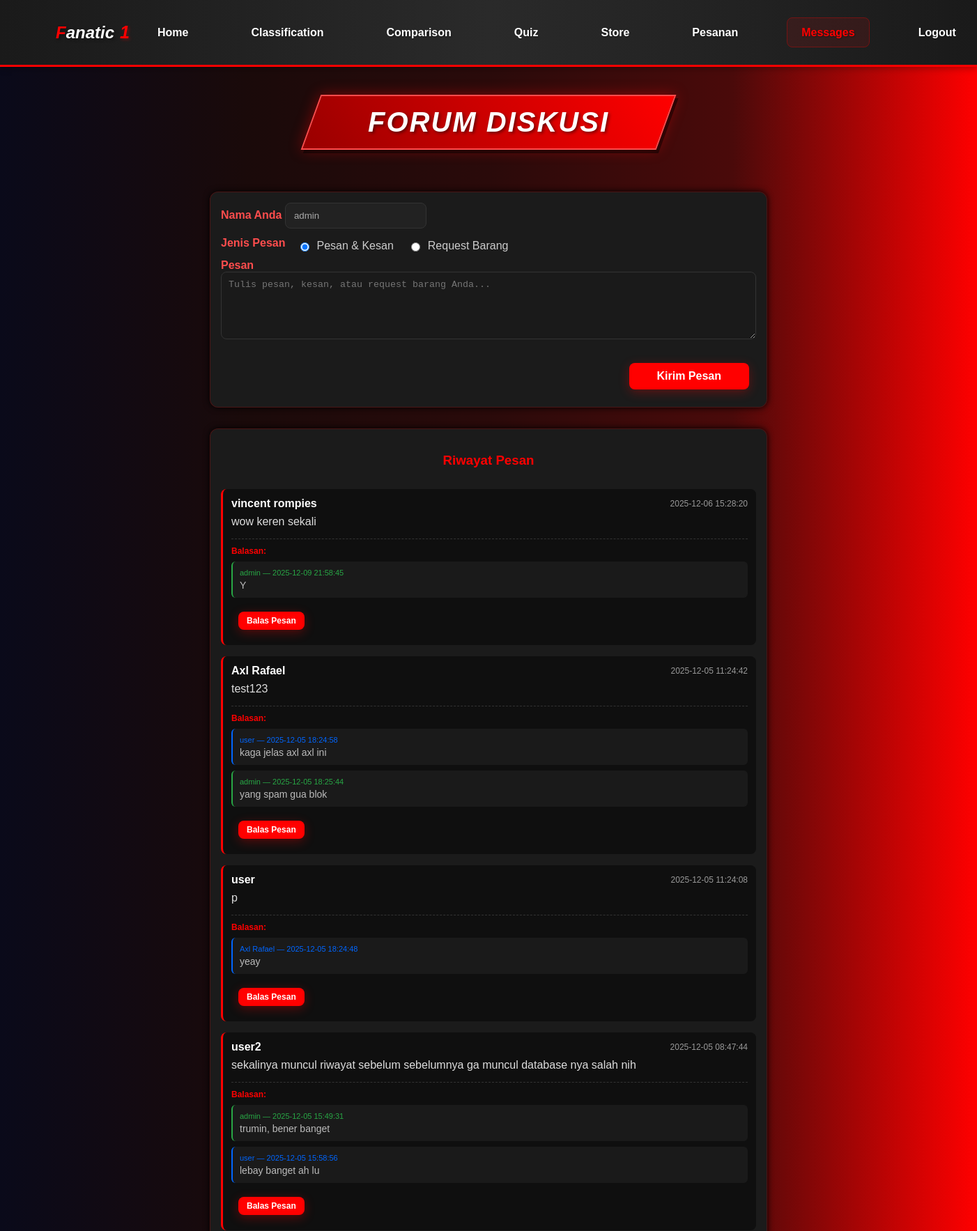
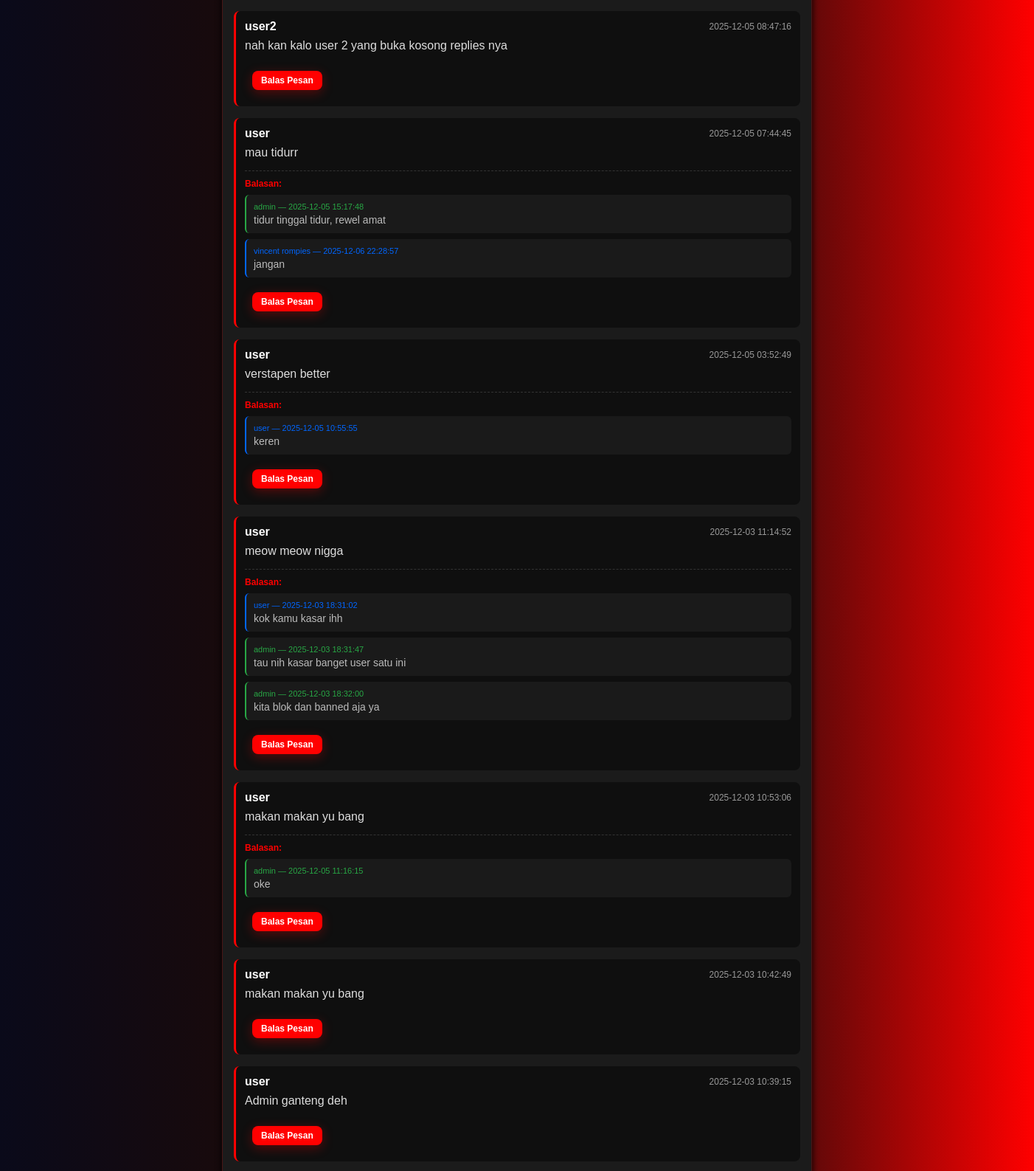
The page /messages.php (signed in, upper part) on the database its author committed (2 pictures, top to bottom).
### tables this page shows
CREATE TABLE IF NOT EXISTS `messages` (
  `id` int unsigned NOT NULL AUTO_INCREMENT,
  `user_id` int unsigned DEFAULT NULL,
  `name` varchar(100) NOT NULL,
  `content` text NOT NULL,
  `created_at` timestamp NULL DEFAULT CURRENT_TIMESTAMP,
  PRIMARY KEY (`id`),
  KEY `user_id` (`user_id`),
  CONSTRAINT `messages_ibfk_1` FOREIGN KEY (`user_id`) REFERENCES `users` (`id`) ON DELETE SET NULL
);

CREATE TABLE IF NOT EXISTS `message_replies` (
  `id` int NOT NULL AUTO_INCREMENT,
  `message_id` int NOT NULL,
  `admin_id` int DEFAULT NULL,
  `reply` text NOT NULL,
  `created_at` datetime DEFAULT CURRENT_TIMESTAMP,
  `parent_reply_id` int DEFAULT NULL,
  PRIMARY KEY (`id`)
);

CREATE TABLE IF NOT EXISTS `users` (
  `id` int unsigned NOT NULL AUTO_INCREMENT,
  `name` varchar(100) NOT NULL,
  `email` varchar(100) NOT NULL,
  `password` varchar(255) NOT NULL,
  `created_at` timestamp NULL DEFAULT CURRENT_TIMESTAMP,
  `role` varchar(50) DEFAULT NULL,
  PRIMARY KEY (`id`),
  UNIQUE KEY `email` (`email`)
);

### auth.php (called while the page is built, shortened)
<?php
function is_logged_in(): bool {
  return isset($_SESSION['user_id']);
}
function current_user() {
  return [
    'id' => $_SESSION['user_id'] ?? null,
    'name' => $_SESSION['user_name'] ?? null,
    'email' => $_SESSION['user_email'] ?? null,
    'role' => $_SESSION['user_role'] ?? null,
  ];
}
?>

### messages.php (the view, shortened to what this page needs)
<?php
require_once __DIR__ . '/auth.php';
$currentUser = current_user();
$userName = $currentUser['name'] ?? 'Pengguna';
$pdo = null;
try {
  $pdo = db();
} catch (Exception $e) {  }
$messages = [];
if (isset($pdo)) {
  try {
    $sql = "SELECT m.*, u.role as sender_role
            FROM messages m
            LEFT JOIN users u ON m.user_id = u.id
            ORDER BY m.created_at DESC LIMIT 50";
    $messages = $pdo->query($sql)->fetchAll();
  } catch (Exception $e) {
    $messages = [];
  }
}
$repliesMap = [];
if (isset($pdo)) {
  try {
    $rs = $pdo->query('SELECT mr.message_id, mr.admin_id, mr.reply, mr.created_at, u.name AS author_name, u.role AS author_role FROM message_replies mr LEFT JOIN users u ON u.id = mr.admin_id ORDER BY mr.created_at ASC')->fetchAll();
    foreach ($rs as $r) { $repliesMap[$r['message_id']][] = $r; }
  } catch (Exception $e) {  }
}
?>
<?php include 'header.php'; ?>
    <div class="page-banner">
      <h1>Forum Diskusi</h1>
    </div>
    <div style="max-width:1200px; margin:20px auto; padding:0 30px 60px;">
      <div class="card" style="width:800px; margin-bottom:30px;">
        <div class="card-content">
          <form method="post" class="form-grid">
            <label>Nama Anda</label>
            <input type="text" value="<?php echo htmlspecialchars($userName); ?>" disabled style="background:#222; color:#aaa;" />
            <div style="display:flex; align-items:center; gap:16px; margin:8px 0 10px;">
              <label style="margin:0;">Jenis Pesan</label>
              <div style="display:flex; gap:20px;">
                <label style="font-weight:normal; color:#ccc; display:flex; align-items:center; gap:8px;">
                  <input type="radio" name="msg_type" value="kesan" checked /> Pesan & Kesan
                </label>
                <label style="font-weight:normal; color:#ccc; display:flex; align-items:center; gap:8px;">
                  <input type="radio" name="msg_type" value="request" /> Request Barang
                </label>
              </div>
            </div>
            <label>Pesan</label>
            <textarea name="content" rows="5" required placeholder="Tulis pesan, kesan, atau request barang Anda..." style="width: 100%; box-sizing: border-box; background:#1a1a1a; border:1px solid #333; color:#fff; padding:10px; border-radius:8px;"></textarea>
            <div style="display:flex; justify-content:flex-end; margin-top:20px;">
                <button class="btn red" type="submit" style="width:auto; padding:10px 40px;">Kirim Pesan</button>
            </div>
          </form>
        </div>
      </div>
      <?php if (!empty($messages)): ?>
        <div class="card" style="margin-top:20px; width:100%;">
          <div class="card-content">
            <h3 style="text-align:center; color:#ff0000; margin-bottom:30px;">Riwayat Pesan</h3>
            <div style="display:flex; flex-direction:column; gap:16px;">
              <?php foreach ($messages as $m):
                  $isSenderAdmin = (($m['sender_role'] ?? '') === 'admin');
                  $nameColor = $isSenderAdmin ? '#ff4d4d' : '#fff';
              ?>
                <div style="background:#0f0f0f; padding:12px; border-radius:8px; border-left:3px solid #ff0000;">
                  <div style="display:flex; justify-content:space-between; align-items:center; margin-bottom:8px;">
                    <strong style="color:<?php echo $nameColor; ?>;">
                        <?php echo htmlspecialchars($m['name']); ?>
                    </strong>
                    <span style="color:#999; font-size:12px;"><?php echo htmlspecialchars($m['created_at']); ?></span>
                  </div>
                  <p style="margin:0 0 15px 0; white-space:pre-wrap; color:#ddd; text-align:left;"><?php echo nl2br(htmlspecialchars($m['content'] ?? '')); ?></p>
                  <?php if (!empty($repliesMap[$m['id']])): ?>
                    <div style="margin-top:10px; padding-top:10px; border-top:1px dashed #333;">
                      <div style="color:#ff0000; font-weight:600; font-size:12px; margin-bottom:8px;">Balasan:</div>
                      <?php foreach ($repliesMap[$m['id']] as $rep):
                          $repIsAdmin = (strtolower($rep['author_role'] ?? '') === 'admin');
                          $borderColor = $repIsAdmin ? '#28a745' : '#0066ff';
                          $textColor = $repIsAdmin ? '#28a745' : '#0066ff';
                      ?>
                        <div style="background:#1a1a1a; padding:10px; border-radius:6px; border-left:2px solid <?php echo $borderColor; ?>; margin-bottom:8px;">
                          <div style="color:<?php echo $textColor; ?>; font-size:11px; margin-bottom:4px;">
                              <?php echo htmlspecialchars($rep['author_name'] ?? 'Pengguna'); ?> — <?php echo htmlspecialchars($rep['created_at']); ?>
                          </div>
                          <div style="white-space:pre-wrap; color:#bbb; font-size:14px; text-align:left;"><?php echo nl2br(htmlspecialchars($rep['reply'] ?? '')); ?></div>
                        </div>
                      <?php endforeach; ?>
                    </div>
                  <?php endif; ?>
                  <div style="margin-top:10px; display:flex; gap:8px;">
                    <button class="btn red" style="width:auto; padding:6px 12px; font-size:12px;" onclick="document.getElementById('reply-form-<?php echo intval($m['id']); ?>').style.display = document.getElementById('reply-form-<?php echo intval($m['id']); ?>').style.display === 'none' ? 'block' : 'none';">Balas Pesan</button>
                  </div>
                </div>
              <?php endforeach; ?>
            </div>
          </div>
        </div>
      <?php endif; ?>
    </div>
<?php include 'footer.php'; ?>

### style.css (style rules this page uses)
:root { --admin-bg: #0d0d0d; --admin-accent: #330000; --admin-red: #ff0000; --admin-muted: #1a1a1a; }
*, *::before, *::after { box-sizing: border-box; }
html { overflow-y: scroll; }
body { margin: 0; font-family: "Poppins", sans-serif; background: linear-gradient( 90deg, #0a0a1a 0%, #1a0a0a 25%, #2a0a0a 50%, #4a0a0a 75%, #ff0000 100% ); color: #fff; min-height: 100vh; display: flex; flex-direction: column; }
.btn { display: inline-flex; align-items: center; gap: 8px; margin: 10px; padding: 16px 32px; border-radius: 8px; text-decoration: none; font-weight: 600; font-size: 16px; transition: all 0.3s ease; border: none; cursor: pointer; }
.btn.red { background: #ff0000; color: white; box-shadow: 0 4px 15px rgba(255, 0, 0, 0.3); }
.form-grid label { color: #ff4d4d; font-weight: 600; margin-top: 8px; }
.form-grid input, .form-grid textarea { background: #1a1a1a; border: 1px solid #333; color: #fff; border-radius: 8px; padding: 10px 12px; }
.page-banner { transform: skew(-20deg); background: linear-gradient(45deg, #990000 0%, #ff0000 100%); border: 2px solid #ff4d4d; margin: 40px auto; padding: 15px 80px; width: fit-content; min-width: 300px; box-shadow: 5px 5px 0px rgba(0, 0, 0, 0.5), 0 0 20px rgba(255, 0, 0, 0.4); text-align: center; cursor: default; transition: all 0.3s ease; }
.page-banner h1 { transform: skew(20deg); color: #fff; font-size: 2.5rem; font-weight: 900; font-style: italic; text-transform: uppercase; letter-spacing: 2px; margin: 0; text-shadow: 2px 2px 4px rgba(0,0,0,0.5); }
.card { background: #1b1b1b; border-radius: 12px; overflow: hidden; box-shadow: 0 0 10px #000; border: 1px solid rgba(255, 0, 0, 0.2); transition: all 0.3s ease; }
.card-content { padding: 15px; }

### rows shown on the page
messages: name "vincent rompies", created_at "2025-12-06 15:28:20", content "wow keren sekali"
message_replies: users.name "admin", created_at "2025-12-09 21:58:45", reply "Y"
messages: name "Axl Rafael", created_at "2025-12-05 11:24:42", content "test123"
message_replies: users.name "user", created_at "2025-12-05 18:24:58", reply "kaga jelas axl axl ini"
message_replies: users.name "admin", created_at "2025-12-05 18:25:44", reply "yang spam gua blok"
messages: name "user", created_at "2025-12-05 11:24:08", content "p"
message_replies: users.name "Axl Rafael", created_at "2025-12-05 18:24:48", reply "yeay"
messages: name "user2", created_at "2025-12-05 08:47:44", content "sekalinya muncul riwayat sebelum sebelumnya ga muncul database nya salah nih"
message_replies: users.name "admin", created_at "2025-12-05 15:49:31", reply "trumin, bener banget"
message_replies: users.name "user", created_at "2025-12-05 15:58:56", reply "lebay banget ah lu"
messages: name "user2", created_at "2025-12-05 08:47:16", content "nah kan kalo user 2 yang buka kosong replies nya"
messages: name "user", created_at "2025-12-05 07:44:45", content "mau tidurr"
message_replies: users.name "admin", created_at "2025-12-05 15:17:48", reply "tidur tinggal tidur, rewel amat"
message_replies: users.name "vincent rompies", created_at "2025-12-06 22:28:57", reply "jangan"
messages: name "user", created_at "2025-12-05 03:52:49", content "verstapen better"
message_replies: users.name "user", created_at "2025-12-05 10:55:55", reply "keren"
messages: name "user", created_at "2025-12-03 11:14:52", content "meow meow nigga"
message_replies: users.name "user", created_at "2025-12-03 18:31:02", reply "kok kamu kasar ihh"
message_replies: users.name "admin", created_at "2025-12-03 18:31:47", reply "tau nih kasar banget user satu ini"
message_replies: users.name "admin", created_at "2025-12-03 18:32:00", reply "kita blok dan banned aja ya"
messages: name "user", created_at "2025-12-03 10:53:06", content "makan makan yu bang"
message_replies: users.name "admin", created_at "2025-12-05 11:16:15", reply "oke"
messages: name "user", created_at "2025-12-03 10:42:49", content "makan makan yu bang"
messages: name "user", created_at "2025-12-03 10:39:15", content "Admin ganteng deh"
